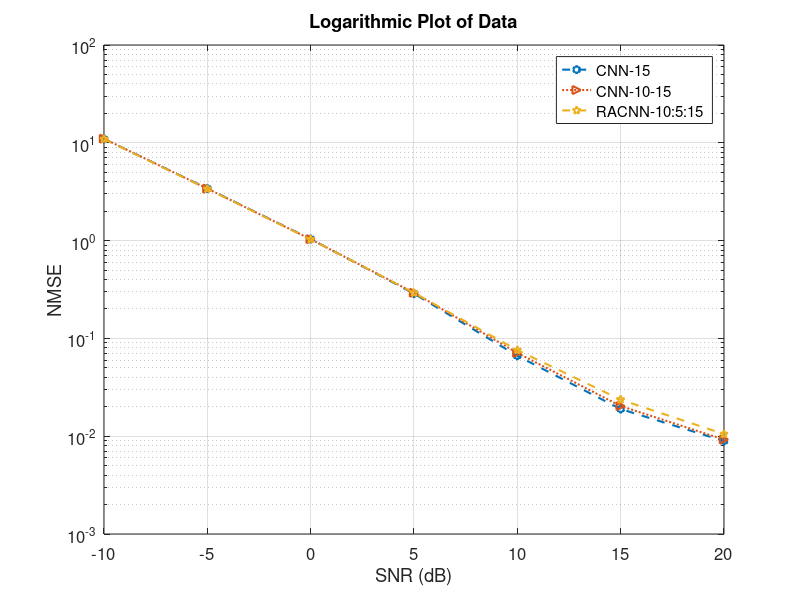

This figure's MATLAB source:
% Data
x = [-10.0, -5.0, 0.0, 5.0, 10.0, 15.0, 20.0];

CNN_15 = [10.94293924763387
3.40819437311494
1.037589642705364
0.2870081191902069
0.06635475457740174
0.018951154025429257
0.008919843998854227];

CNN_10_15 = [11.0147647821397
3.39865787528828
1.03357048029116
0.292520854853871
0.0710349775301537
0.0203378657115113
0.00923080996148221];

RACNN_10_15 = [10.897715735765283
3.3762121639637424
1.0289418154194352
0.29196742679392207
0.07595158163028762
0.023631914328914684
0.010500888255704511];


% Define available line styles and markers
line_styles = {'-', '--', ':', '-.'};
markers = {'', 'o', '+', '*', '.', 'x', 's', 'd', '^', 'v', '>', '<', 'p', 'h'};

% Function to get random line style and marker
get_random_style = @() strcat(line_styles{randi(numel(line_styles))}, markers{randi(numel(markers))});

semilogy(x, CNN_15, get_random_style(), 'DisplayName', 'CNN-15', 'LineWidth', 1.5);
hold on;
semilogy(x, CNN_10_15, get_random_style(), 'DisplayName', 'CNN-10-15', 'LineWidth', 1.5); 
semilogy(x, RACNN_10_15, get_random_style(), 'DisplayName', 'RACNN-10:5:15', 'LineWidth', 1.5); 

% Labels and Title
xlabel('SNR (dB)');
ylabel('NMSE');
title('Logarithmic Plot of Data');

% Additional plot settings
legend('show'); % Display the legend
grid on;
set(gca, 'FontSize', 12); % Set font size for better readability
